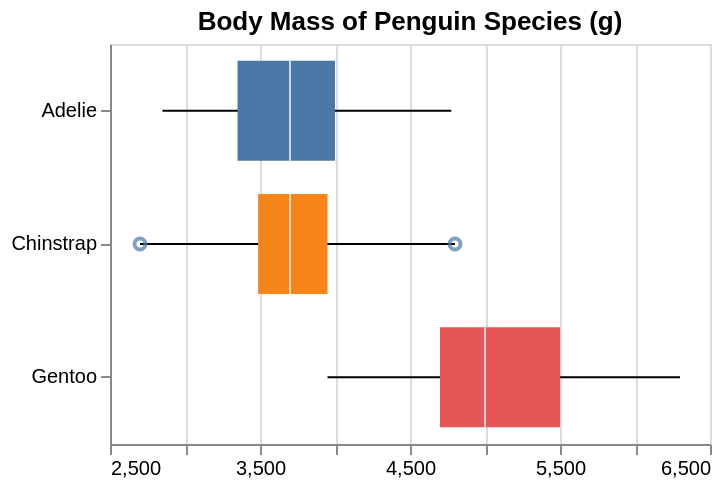

Write a Vega-Lite specification for this figure.
### Vega-Lite specification from a JSON file in a GitHub repository (floating-point values rounded to 4 significant figures)
{"$schema": "https://vega.github.io/schema/vega-lite/v5.json", "title": "Body Mass of Penguin Species (g)", "data": {"values": [{"Species": "Adelie", "lower": 2850, "q1": 3350, "median": 3700, "q3": 4000, "upper": 4775, "outliers": []}, {"Species": "Chinstrap", "lower": 2700, "q1": 3488.0, "median": 3700, "q3": 3950, "upper": 4800, "outliers": [2700, 4800]}, {"Species": "Gentoo", "lower": 3950, "q1": 4700, "median": 5000, "q3": 5500, "upper": 6300, "outliers": []}]}, "height": 200, "layer": [{"mark": {"type": "rule"}, "encoding": {"y": {"field": "Species", "type": "nominal", "title": null, "scale": {"paddingInner": 0.25}}, "x": {"field": "lower", "type": "quantitative", "scale": {"zero": false}, "title": null}, "x2": {"field": "upper"}}}, {"mark": {"type": "bar"}, "encoding": {"y": {"field": "Species", "type": "nominal", "title": null, "scale": {"paddingInner": 0.25}}, "x": {"field": "q1", "type": "quantitative"}, "x2": {"field": "q3"}, "color": {"field": "Species", "type": "nominal", "legend": null}}}, {"mark": {"type": "tick", "color": "white"}, "encoding": {"y": {"field": "Species", "type": "nominal", "title": null, "scale": {"paddingInner": 0.25}}, "x": {"field": "median", "type": "quantitative"}}}, {"mark": {"type": "point", "style": "boxplot-outliers"}, "encoding": {"y": {"field": "Species", "type": "nominal", "title": null, "scale": {"paddingInner": 0.25}}, "x": {"field": "outliers", "type": "quantitative"}}, "transform": [{"flatten": ["outliers"]}]}]}
